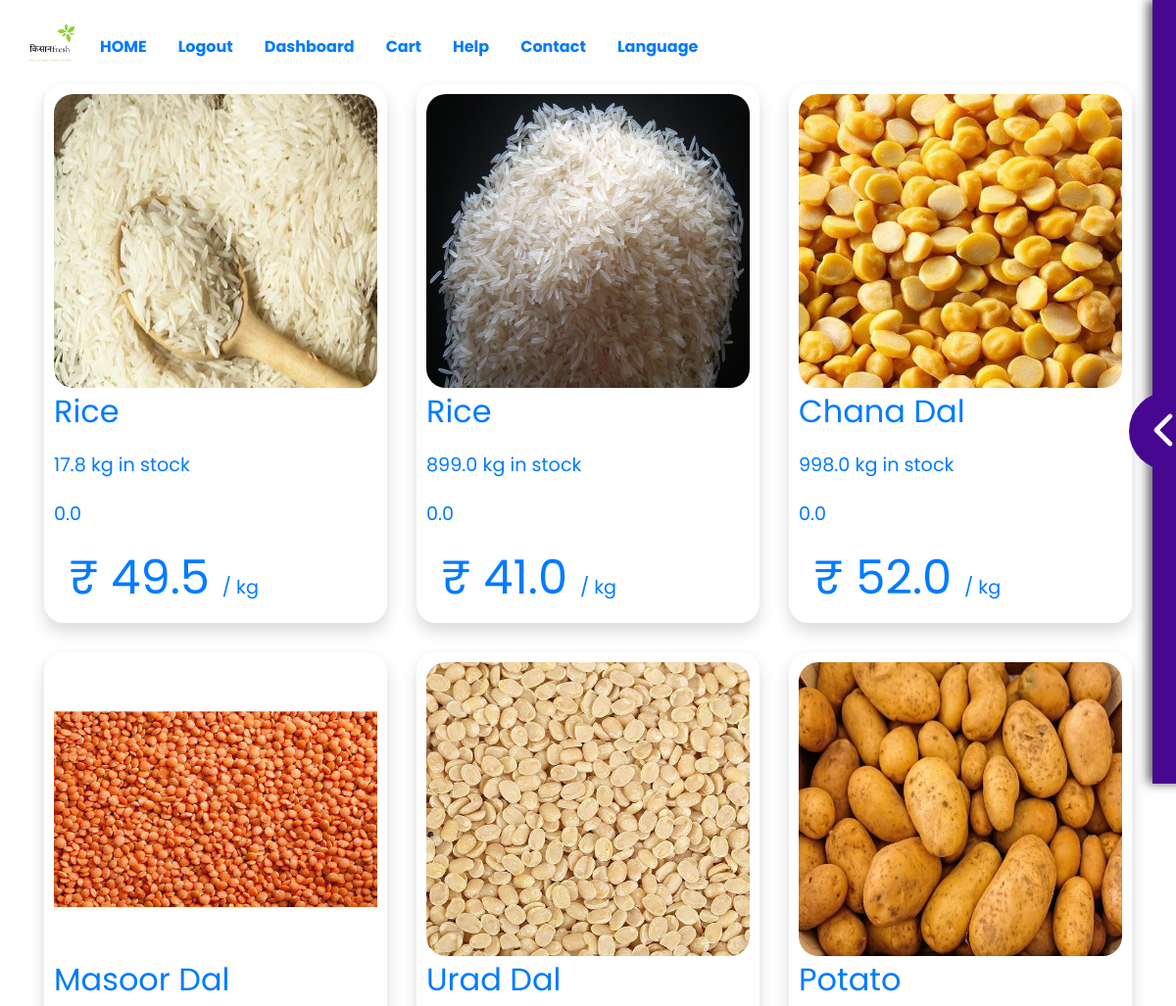
Page /retailshop/ (signed in, upper part) on the earlier database version.
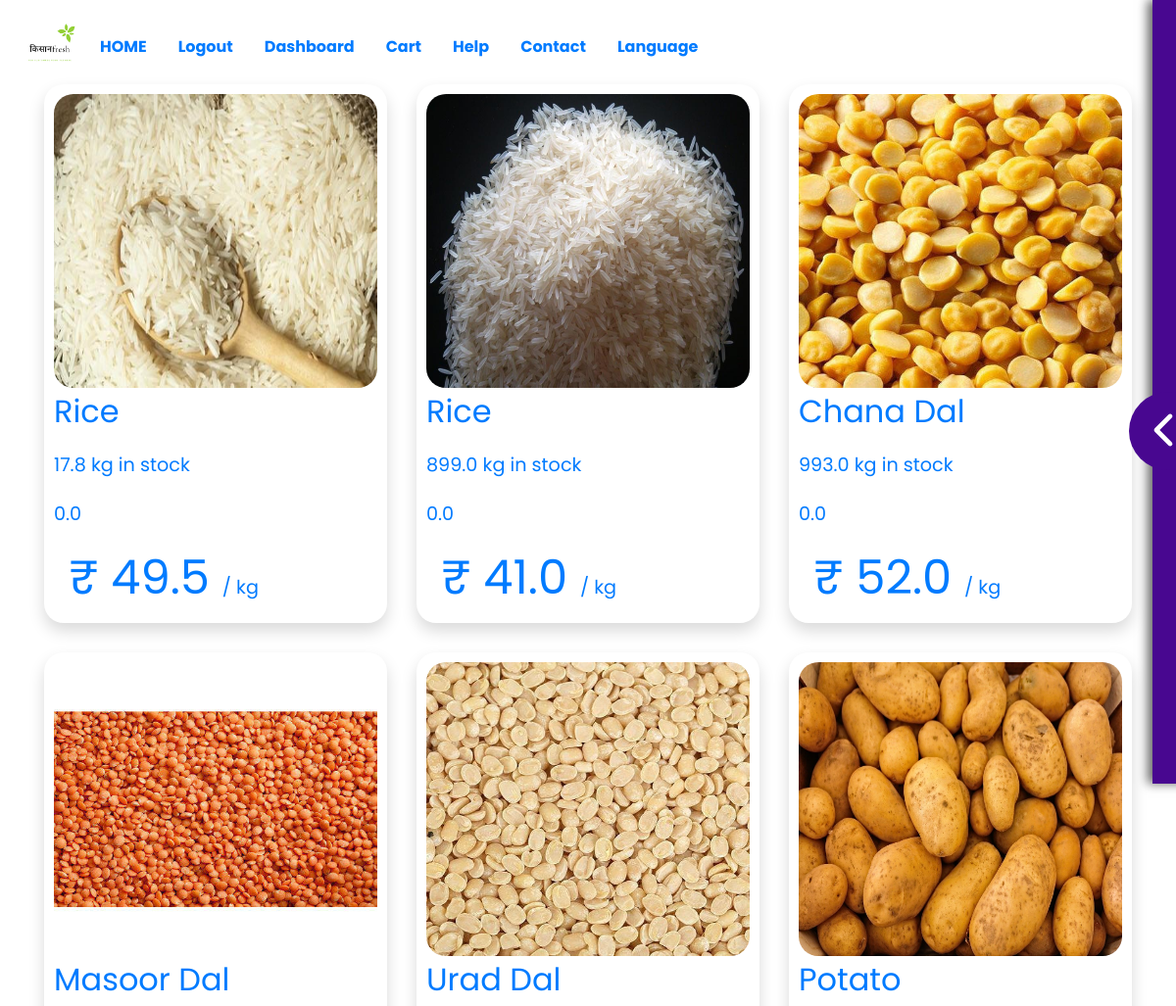
Same page on the later database version.
### CommodityApp/models.py (models this page shows, shortened)
class Commodities(models.Model):
    username_id = models.ForeignKey(User, on_delete= models.CASCADE)
    name = models.CharField(max_length=200)
    comcode = models.CharField(max_length=100)
    type_choices = (
    ('FRUIT','Fruit'),
    ('VEGIES','Vegetables'),
    ('PULSES','Pulses'),
    ('CEREAL','Cereal'),
    ('OTHERS','Others')
    )
    type = models.CharField(max_length=100,choices=type_choices)
    perishable = models.BooleanField(default=False)
    description = models.CharField(max_length=1000)
    rating = models.FloatField(default=0.0)
    amount = models.FloatField()
    breed=models.CharField(max_length=200,default=' ')
    priceperkg = models.FloatField()
    priceperquintal = models.FloatField()
    date = models.DateField()
    time = models.TimeField(auto_now=False, auto_now_add=False)
    image = models.ImageField(upload_to = 'img/')

### CommodityApp/views.py (the view)
# urls.py: path('retailshop/',views.AllCommoditiesRetail,name='retailshop'),
@login_required
def AllCommoditiesRetail(request):
    commodities = Commodities.objects.all()
    a = {'commodities':commodities}
    return render(request,'retailshop.html',a)

### templates/retailshop.html (shortened to what this page needs)
{% extends 'index.html' %}
{% block content %}
<div class="container">
<div class="row">
{% for i in commodities %}
<div class="col-md-4">
  <a href="/onecom/{{i.comcode}}/">
  <div class="commodity shadow">
      <div class="c-img">
  <img src="/media/{{i.image}}" alt="" height="300" width="100%">
</div>
  <div class="c-name">{{i.name}}</div>
  <div class="c-amount">{{i.amount}} kg in stock</div
  ><br><br><div class="c-rating">{{i.rating}}</div>
  <div class="c-price">&#8377 {{i.priceperkg}} <span> / kg</span> </div>
</div>
</a>
</div>
{% endfor %}
  </div>
</div>
<div class="menu" id="menu">
  <div class="menu-btn" id = "menubtn" onclick="MenuOpen()">
    <ion-icon name="chevron-back-outline"></ion-icon>
  </div>
  <ul style="list-style:none;">
  </ul>
</div>
{% endblock %}

Differences in the rows shown:
changed Commodities "Chana Dal": amount "998.0" → "993.0"
